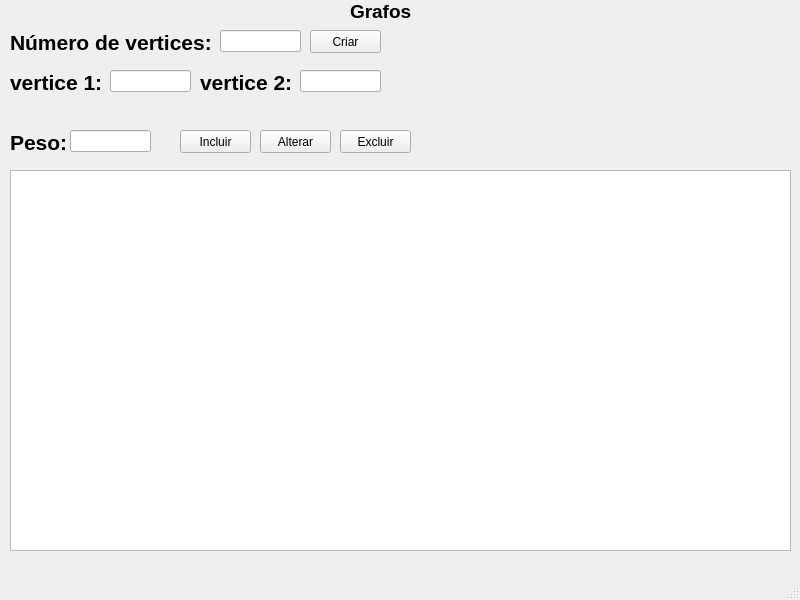
<?xml version="1.0" encoding="UTF-8"?>
<ui version="4.0">
 <class>MainWindow</class>
 <widget class="QMainWindow" name="MainWindow">
  <property name="geometry">
   <rect>
    <x>0</x>
    <y>0</y>
    <width>800</width>
    <height>600</height>
   </rect>
  </property>
  <property name="windowTitle">
   <string>Atividade 14</string>
  </property>
  <widget class="QWidget" name="centralwidget">
   <widget class="QLabel" name="label">
    <property name="geometry">
     <rect>
      <x>350</x>
      <y>0</y>
      <width>61</width>
      <height>21</height>
     </rect>
    </property>
    <property name="text">
     <string>&lt;html&gt;&lt;head/&gt;&lt;body&gt;&lt;p&gt;&lt;span style=&quot; font-size:14pt; font-weight:700;&quot;&gt;Grafos&lt;/span&gt;&lt;/p&gt;&lt;/body&gt;&lt;/html&gt;</string>
    </property>
   </widget>
   <widget class="QLabel" name="label_2">
    <property name="geometry">
     <rect>
      <x>10</x>
      <y>30</y>
      <width>211</width>
      <height>21</height>
     </rect>
    </property>
    <property name="text">
     <string>&lt;html&gt;&lt;head/&gt;&lt;body&gt;&lt;p&gt;&lt;span style=&quot; font-size:16pt; font-weight:700;&quot;&gt;Número de vertices:&lt;/span&gt;&lt;/p&gt;&lt;/body&gt;&lt;/html&gt;</string>
    </property>
   </widget>
   <widget class="QLineEdit" name="lineEdit_vertices">
    <property name="geometry">
     <rect>
      <x>220</x>
      <y>30</y>
      <width>81</width>
      <height>22</height>
     </rect>
    </property>
   </widget>
   <widget class="QPushButton" name="pushButton_criar">
    <property name="geometry">
     <rect>
      <x>310</x>
      <y>30</y>
      <width>71</width>
      <height>23</height>
     </rect>
    </property>
    <property name="text">
     <string>Criar</string>
    </property>
   </widget>
   <widget class="QLabel" name="label_3">
    <property name="geometry">
     <rect>
      <x>10</x>
      <y>130</y>
      <width>61</width>
      <height>21</height>
     </rect>
    </property>
    <property name="text">
     <string>&lt;html&gt;&lt;head/&gt;&lt;body&gt;&lt;p&gt;&lt;span style=&quot; font-size:16pt; font-weight:700;&quot;&gt;Peso:&lt;/span&gt;&lt;/p&gt;&lt;/body&gt;&lt;/html&gt;</string>
    </property>
   </widget>
   <widget class="QLineEdit" name="lineEdit_peso">
    <property name="geometry">
     <rect>
      <x>70</x>
      <y>130</y>
      <width>81</width>
      <height>22</height>
     </rect>
    </property>
   </widget>
   <widget class="QLineEdit" name="lineEdit_vertice1">
    <property name="geometry">
     <rect>
      <x>110</x>
      <y>70</y>
      <width>81</width>
      <height>22</height>
     </rect>
    </property>
   </widget>
   <widget class="QLabel" name="label_4">
    <property name="geometry">
     <rect>
      <x>10</x>
      <y>70</y>
      <width>101</width>
      <height>21</height>
     </rect>
    </property>
    <property name="text">
     <string>&lt;html&gt;&lt;head/&gt;&lt;body&gt;&lt;p&gt;&lt;span style=&quot; font-size:16pt; font-weight:704;&quot;&gt;vertice 1:&lt;/span&gt;&lt;/p&gt;&lt;/body&gt;&lt;/html&gt;</string>
    </property>
   </widget>
   <widget class="QLineEdit" name="lineEdit_vertice2">
    <property name="geometry">
     <rect>
      <x>300</x>
      <y>70</y>
      <width>81</width>
      <height>22</height>
     </rect>
    </property>
   </widget>
   <widget class="QLabel" name="label_5">
    <property name="geometry">
     <rect>
      <x>200</x>
      <y>70</y>
      <width>101</width>
      <height>21</height>
     </rect>
    </property>
    <property name="text">
     <string>&lt;html&gt;&lt;head/&gt;&lt;body&gt;&lt;p&gt;&lt;span style=&quot; font-size:16pt; font-weight:704;&quot;&gt;vertice 2:&lt;/span&gt;&lt;/p&gt;&lt;/body&gt;&lt;/html&gt;</string>
    </property>
   </widget>
   <widget class="QPushButton" name="pushButton_incluir">
    <property name="geometry">
     <rect>
      <x>180</x>
      <y>130</y>
      <width>71</width>
      <height>23</height>
     </rect>
    </property>
    <property name="text">
     <string>Incluir</string>
    </property>
   </widget>
   <widget class="QPushButton" name="pushButton_alterar">
    <property name="geometry">
     <rect>
      <x>260</x>
      <y>130</y>
      <width>71</width>
      <height>23</height>
     </rect>
    </property>
    <property name="text">
     <string>Alterar</string>
    </property>
   </widget>
   <widget class="QPushButton" name="pushButton_excluir">
    <property name="geometry">
     <rect>
      <x>340</x>
      <y>130</y>
      <width>71</width>
      <height>23</height>
     </rect>
    </property>
    <property name="text">
     <string>Excluir</string>
    </property>
   </widget>
   <widget class="QTableWidget" name="tableWidget">
    <property name="geometry">
     <rect>
      <x>10</x>
      <y>170</y>
      <width>781</width>
      <height>381</height>
     </rect>
    </property>
   </widget>
  </widget>
  <widget class="QMenuBar" name="menubar">
   <property name="geometry">
    <rect>
     <x>0</x>
     <y>0</y>
     <width>800</width>
     <height>21</height>
    </rect>
   </property>
  </widget>
  <widget class="QStatusBar" name="statusbar"/>
 </widget>
 <resources/>
 <connections/>
</ui>
